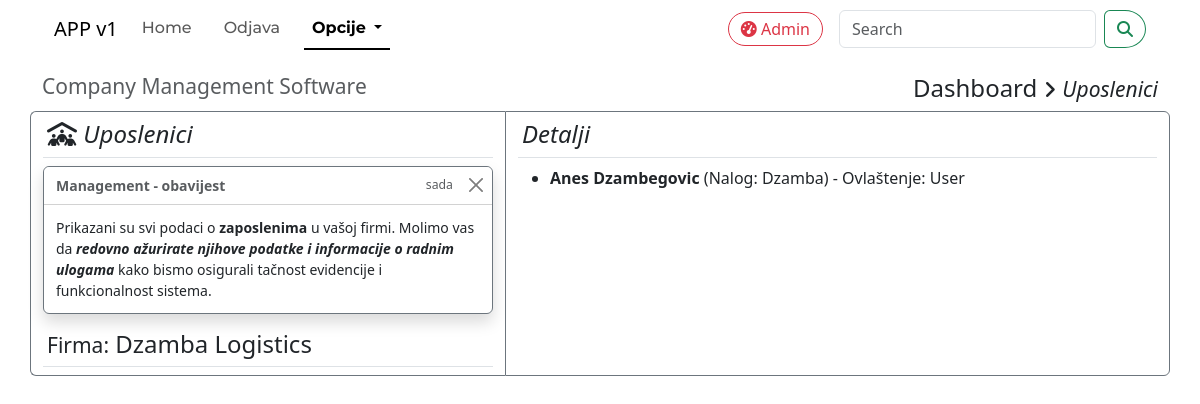
Screenshot of /uposlenici/ (signed in) with the database file from the repository.
### verzija1/models.py (models this page shows, shortened)
class Firma(models.Model):
    naziv = models.CharField(max_length=50)
    adresa = models.CharField(max_length=50)
    telefon = models.CharField(max_length=50)
    email = models.EmailField()
    web_stranica = models.URLField()
    opis = models.TextField()
    clearance = models.IntegerField()
    bill = models.DecimalField(max_digits=10, decimal_places=2)

class FirmaUser(models.Model):
    user = models.ForeignKey(User, on_delete=models.CASCADE)
    firma = models.ForeignKey(Firma, on_delete=models.CASCADE)
    ovlastenje = models.IntegerField()  # 0 - admin, 1 - user

### verzija1/views.py (the view)
# urls.py: path('uposlenici/', views.uposlenici_view, name='uposlenici'),
@login_required
def uposlenici_view(request):
    firme = Firma.objects.filter(firmauser__user=request.user).prefetch_related("firmauser_set__user").distinct()
    return render(request, 'basic.uposlenici.html', {'firme': firme})

### verzija1/templates/basic.uposlenici.html (shortened to what this page needs)
{% extends 'config.master.html' %}
{% block content %}
<h2 class="display-4 fs-4 mt-3">
    <div class="d-flex justify-content-between">
                <small class="text-muted">Company Management Software</small>
                <span><b>Dashboard <i class="fa-solid fa-angle-right fs-5"></i> <small><i>Uposlenici</i></small></b></span>
    </div>
</h2>
<div class="row mb-5">
    <div class="col-5 rounded-start border border-1 border-secondary border-end-0">
        <h4 class="py-2 px-1 border-bottom"><i><i class="fa-solid fa-people-roof"></i> Uposlenici</i></h4>
        <div class="toast show my-2 w-100 border-secondary" role="alert" aria-live="assertive" aria-atomic="true">
                    <div class="toast-header">
                        <strong class="me-auto">Management - obavijest</strong>
                        <small>sada</small>
                        <button type="button" class="btn-close" data-bs-dismiss="toast" aria-label="Close"></button>
                    </div>
                    <div class="toast-body">
                        Prikazani su svi podaci o <strong>zaposlenima</strong> u vašoj firmi. Molimo vas da <i><strong>redovno ažurirate njihove podatke i informacije o radnim ulogama</strong></i> kako bismo osigurali tačnost evidencije i funkcionalnost sistema.
                    </div>
        </div>
        {% if firme %}
        {% for firma in firme %}
        <h4 class="py-2 px-1 border-bottom"><small>Firma:</small> {{ firma.naziv }}</h4>
    </div>
    <div class="col-7 rounded-end border border-1 border-secondary">
        <h4 class="py-2 px-1 border-bottom"><i>Detalji</i></h4>
        <div>
            <ul>
                {% for fu in firma.firmauser_set.all %}
                    <li>
                        <b>{{ fu.user.first_name }} {{ fu.user.last_name }}</b> (Nalog: {{ fu.user.username }})
                        - Ovlaštenje: {% if fu.ovlastenje == 0 %}Admin{% else %}User{% endif %}
                    </li>
                {% endfor %}
            </ul>
        </div>
    </div>
    {% endfor %}
    {% endif %}
</div>
{% endblock %}

### rows the page displays
Firma: naziv "Dzamba Logistics"
FirmaUser: user.first_name "Anes", user.last_name "Dzambegovic", user.username "Dzamba", ovlastenje "User"
